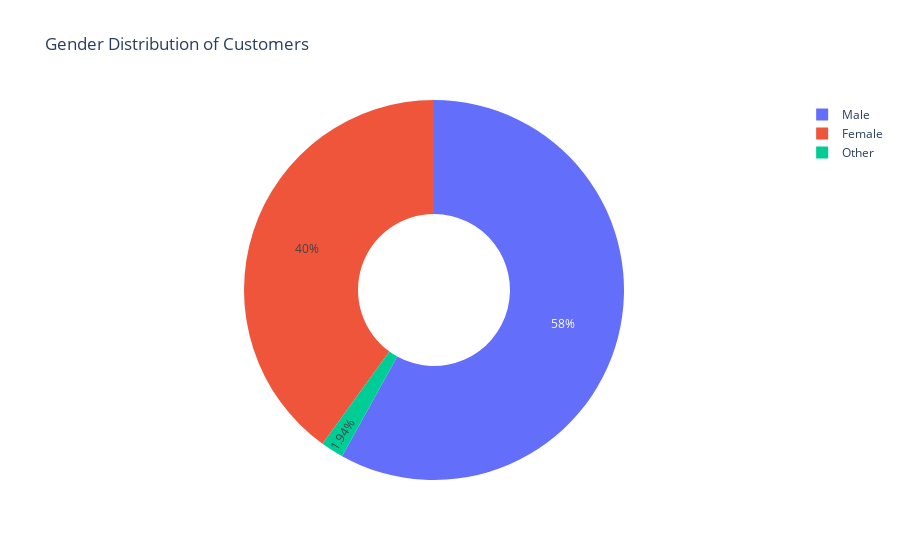

Notebook code cell kept with this figure:
### Markdown cell above
1.What’s the gender distribution of customers?

### Code cell
gender_counts = df['Gender'].value_counts().reset_index()
gender_counts.columns = ['Gender', 'Count']

fig = px.pie(
    gender_counts,
    names='Gender',
    values='Count',
    title='Gender Distribution of Customers',
    hole=0.4
)
fig.show()

### Figure 1 — Plotly figure (JSON) as saved in the notebook; plotly's stock layout.template omitted (floating-point values rounded to 4 significant figures)
{"data": [{"domain": {"x": [0, 1], "y": [0, 1]}, "hole": 0.4, "hovertemplate": "Gender=%{label}<br>Count=%{value}<extra></extra>", "labels": ["Male", "Female", "Other"], "legendgroup": "", "name": "", "showlegend": true, "type": "pie", "values": [58038, 40017, 1945]}], "layout": {"legend": {"tracegroupgap": 0}, "title": {"text": "Gender Distribution of Customers"}}}
